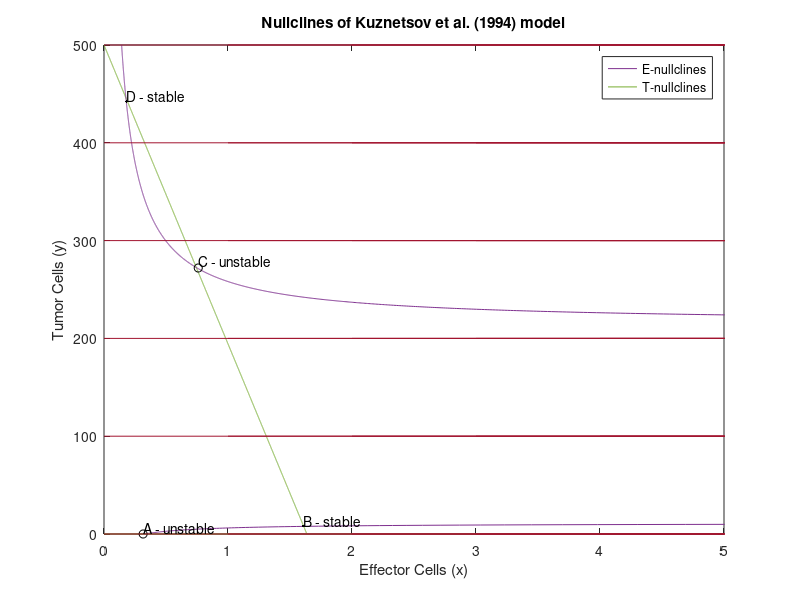

The MATLAB source for this figure:
% variables
alpha = 1.636;
beta = 2*10^(-3);
sigma = 0.1181;
delta = 0.3643;
mu = 0.00311;
rho = 1.131;
eta = 20.19; 

% E-nullcline function
efunc = @(y) sigma./(delta + mu.*y - ((rho.*y)./(eta + y)));

% E-nullcline func plot pt.1
y = 0:0.1:10;
plot(efunc(y), y, 'Color',[0.4940 0.1840 0.5560])
hold on

% T-nullcline (first one)
y=500:-0.1:0;
tfunc = @(y) alpha.*(1 - beta.*y);
plot(tfunc(y), y, 'Color', [0.4660 0.6740 0.1880])

% E-nullcline func plot pt.2
y=500:-0.1:220;
plot(efunc(y), y, 'Color',[0.4940 0.1840 0.5560])

% T-nullcline (second one)
x = 0:1:5;
plot(x,zeros(size(x)), 'Color', [0.4660 0.6740 0.1880]) 

% plot intersection points
labels_saddle = {'A - unstable','C - unstable'};
labels_steady = {'B - stable','D - stable'};
es = [0.3155 0.76];
ts = [0 272];

ed = [1.6093 0.1825];
td = [8.158 442.2];

plot(es, ts, 'o', 'Color', 'black') 
plot(ed, td, '.', 'Color', 'black') 

% trajectories
s = 13000;
d = 0.0412;
p = 0.1245;
a = 0.18;
g = 2.019.*10^7;
m = 3.422.*(10^(-10));
b = 2.*10^(-9);
n = 1.101.*10^(-7);

x = 0:1:5;
y = 0:100:500;

u = zeros(5);
v = zeros(5);

for i = 1:length(x)
    for j = 1:length(y)
        u(i,j) = s - d.*x(i) + p.*x(i).*(y(j)./(g+y(j))) - m.*x(i).*y(j);
        v(i,j) = a.*y(j).*(1-b.*y(j)) - n.*x(i).*y(j);
        
        % scale arrows to same length
        c = sqrt(u(i,j)^2 + v(i,j)^2); 
        u(i,j) = .5*u(i,j)/c;
        v(i,j) = .5*v(i,j)/c;
    end
end

u = u';
v = v';
quiver(x, y, u, v)

text(es, ts, labels_saddle, 'VerticalAlignment','bottom','HorizontalAlignment','left');
text(ed, td, labels_steady, 'VerticalAlignment','bottom','HorizontalAlignment','left');
title('Nullclines of Kuznetsov et al. (1994) model')
legend('E-nullclines','T-nullclines')
axis([0 5 0 500])
xlabel('Effector Cells (x)')
ylabel('Tumor Cells (y)')